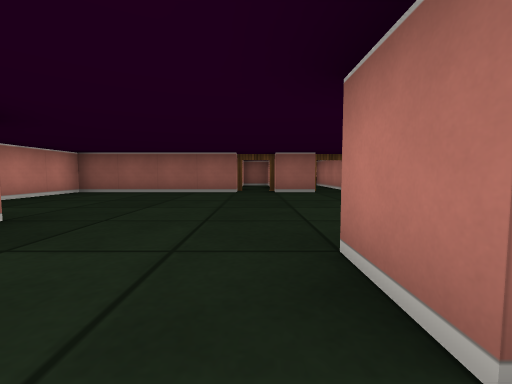
View 1 (above)

12 first-person views from a walk through a cub3D maze. The camera is about half as high as the walls, tilts 4° down and sees 90° across. The floor is counted in squares. Each view is taken from the middle of a square. On the plan, view 1 faces up. The plan holds only what a view shows up to about 9 squares ahead; the rest is blank.

View 2
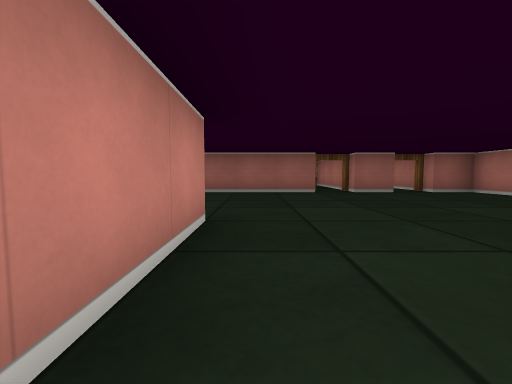

View 3
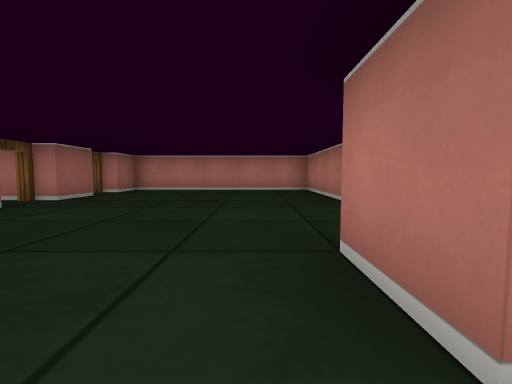

View 4
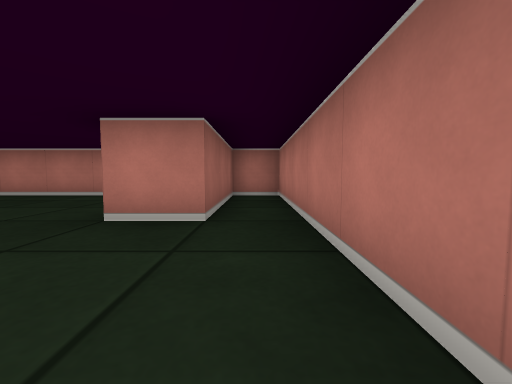

View 5
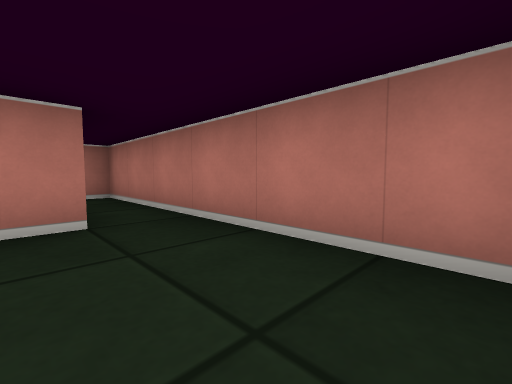

View 6
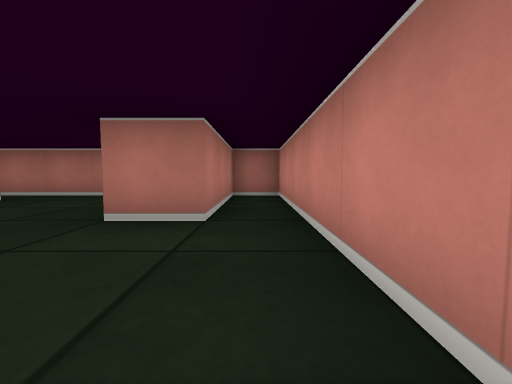

View 7
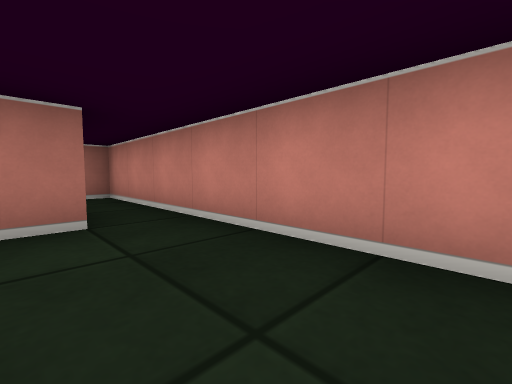

View 8
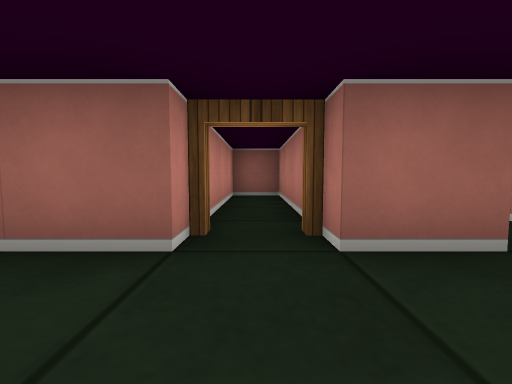

View 9
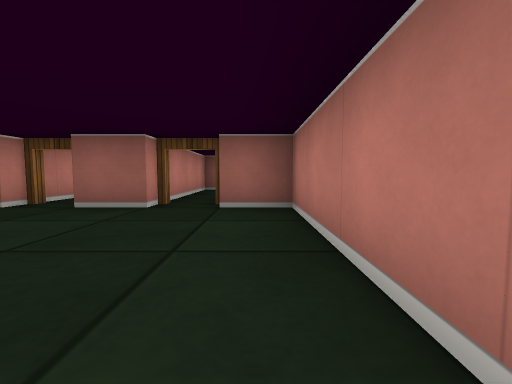

View 10
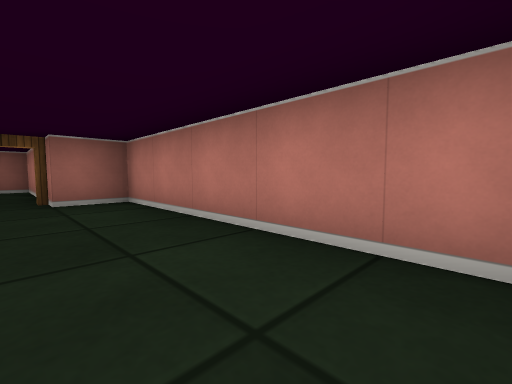

View 11
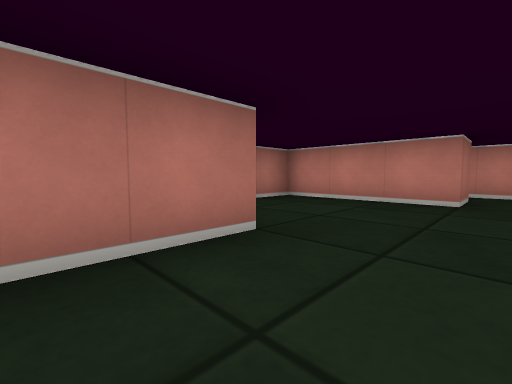

View 12
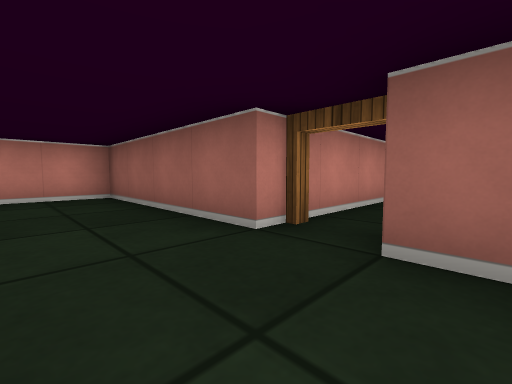

### Floor plan
Ten units are one square. View 1 is at (0, 0); x grows to the right and y downward. Boxes are objects, and circles mark ways between rooms. Rooms are numbered by the first view taken in them; rooms with no view inside come last. Other rooms are left out.
<svg viewBox="-50 -110 90 120">
<path fill="none" stroke="#000" d="M-5 -65 -45 -65 -45 5 -35 5 -35 -25 -25 -25 -25 5 35 5 35 -5 5 -5 5 -15 35 -15 35 -65 25 -65M15 -65 5 -65M5 -65 5 -105 -5 -105 -5 -65M25 -65 25 -105 15 -105 15 -65"/>
<circle cx="0" cy="-70" r="3" fill="#2a7"/>
<circle cx="20" cy="-70" r="3" fill="#2a7"/>
<text x="-10" y="-30">1</text>
<text x="0" y="-90">2</text>
<text x="20" y="-90">3</text>
</svg>
Room 1 opens to room 2. Room 1 opens to room 3.

Where each view was taken, in squares from view 1:
view 1: 0 up, 0 right, facing up
view 2: 0 up, 2 left, facing up
view 3: 3 up, 4 left, facing right
view 4: 0 up, 2 left, facing right
view 5: 1 up, 2 left, facing down-right
view 6: 5 up, 4 left, facing down
view 7: 5 up, 3 left, facing down-left
view 8: 5 up, 0 right, facing up
view 9: 3 up, 3 right, facing up
view 10: 2 up, 2 right, facing up-right
view 11: 3 up, 2 right, facing down-left
view 12: 5 up, 1 right, facing up-left
